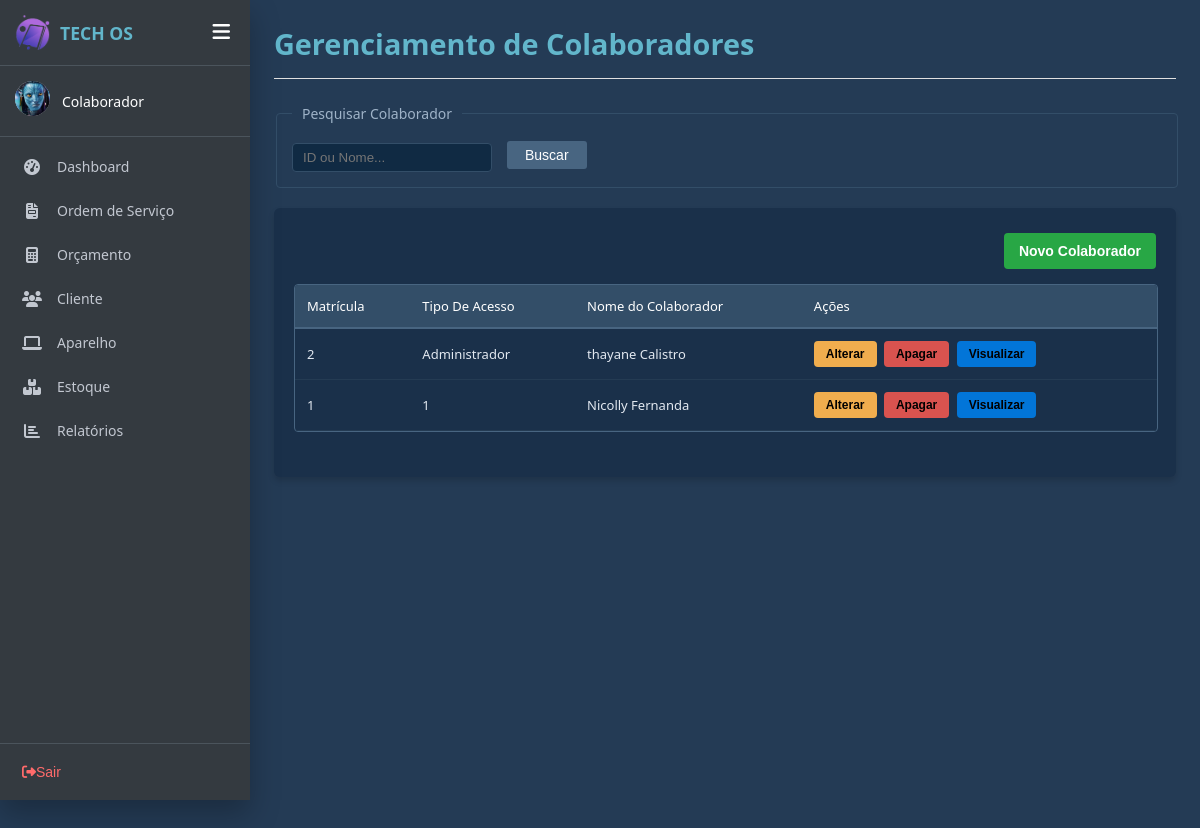
Page /funcionario.php on the earlier database version.
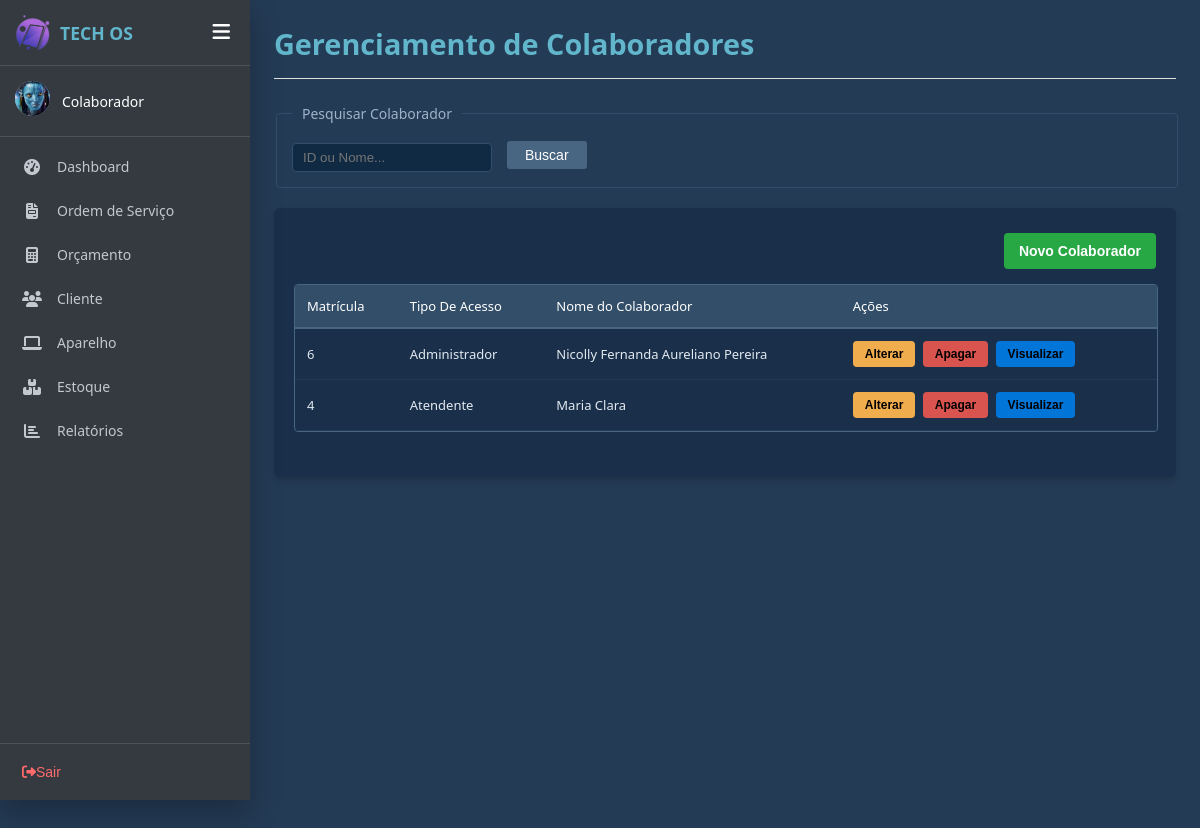
Same page on the later database version.
### tables this page shows
CREATE TABLE `funcionario` (
  `idFuncionario` int(11) NOT NULL COMMENT 'Chave primária de identificação do funcionário',
  `tipoFuncionario` varchar(50) DEFAULT NULL COMMENT 'Cargo, nível de acesso ou perfil do funcionário',
  `nomeFuncionario` varchar(150) NOT NULL COMMENT 'Nome completo do funcionário',
  `cpfFuncionario` varchar(20) DEFAULT NULL COMMENT 'CPF do funcionário',
  `telefoneFuncionario` int(20) NOT NULL,
  `emailFuncionario` varchar(150) DEFAULT NULL COMMENT 'E-mail para contato e comunicação interna',
  `cepFuncionario` int(11) NOT NULL,
  `enderecoFuncionario` varchar(255) DEFAULT NULL COMMENT 'Endereço residencial completo do funcionário',
  `numeroFuncionario` int(11) NOT NULL,
  `complementoFuncionario` varchar(50) NOT NULL,
  `bairroFuncionario` varchar(30) NOT NULL,
  `cidadeFuncionario` varchar(30) NOT NULL,
  `estadoFuncionario` varchar(30) NOT NULL,
  `login` varchar(100) DEFAULT NULL COMMENT 'Nome do usuário utilizado para autentificação no sistema',
  `senha` varchar(255) DEFAULT NULL COMMENT 'Senha de acesso criptografada do funcionário para login no sistema',
  `fotoFuncionario` varchar(225) DEFAULT NULL COMMENT 'Foto do funcionário'
);

### php/funcoes.php (called while the page is built, shortened)
<?php
include_once('funcaoAparelho.php');
include_once('funcaoFuncionario.php');
function foto($id = null) {
    $caminhoPadrao = "img/usuarios/padrao.png";
    return $caminhoPadrao;
}
function nomeFuncionario($id = null) {
    return $_SESSION['nomeFuncionario'] ?? "Colaborador";
}
?>

### php/funcaoFuncionario.php (the view, shortened to what this page needs)
<?php
    function listaFuncionarios($termoBusca = ""){
        $html = "";
    include("includes/conexao.php");
    $sql = "SELECT idFuncionario, tipoFuncionario, nomeFuncionario, cpfFuncionario, emailFuncionario, telefoneFuncionario, cepFuncionario, enderecoFuncionario, numeroFuncionario, complementoFuncionario, bairroFuncionario, cidadeFuncionario, estadoFuncionario, login, senha from funcionario";
    $sql .= " ORDER BY idFuncionario DESC";
    $result = mysqli_query($conn,$sql);
    if(mysqli_num_rows($result) > 0){
        foreach($result as $coluna){
        $html .= "<tr>
                          <td>".$coluna['idFuncionario']."</td>
                          <td>".$coluna['tipoFuncionario']."</td>
                          <td>".$coluna['nomeFuncionario']."</td>
                          <td>
                            <button class='btn-alterar-tabela btn-alterar' title='Alterar'
                            data-id='".$coluna['idFuncionario']."'
                            data-tipo='".htmlspecialchars($coluna['tipoFuncionario'], ENT_QUOTES)."'
                            data-nome='".htmlspecialchars($coluna['nomeFuncionario'], ENT_QUOTES)."'
                            data-cpf='".htmlspecialchars($coluna['cpfFuncionario'], ENT_QUOTES)."'
                            data-email='".htmlspecialchars($coluna['emailFuncionario'], ENT_QUOTES)."'
                            data-telefone='".htmlspecialchars($coluna['telefoneFuncionario'], ENT_QUOTES)."'
                            data-cep='".htmlspecialchars($coluna['cepFuncionario'], ENT_QUOTES)."'
                            data-endereco='".htmlspecialchars($coluna['enderecoFuncionario'], ENT_QUOTES)."'
                            data-numero='".htmlspecialchars($coluna['numeroFuncionario'], ENT_QUOTES)."'
                            data-complemento='".htmlspecialchars($coluna['complementoFuncionario'], ENT_QUOTES)."'
                            data-bairro='".htmlspecialchars($coluna['bairroFuncionario'], ENT_QUOTES)."'
                            data-cidade='".htmlspecialchars($coluna['cidadeFuncionario'], ENT_QUOTES)."'
                            data-estado='".htmlspecialchars($coluna['estadoFuncionario'], ENT_QUOTES)."'
                            data-login='".htmlspecialchars($coluna['login'], ENT_QUOTES)."'
                            data-senha='".htmlspecialchars($coluna['senha'], ENT_QUOTES)."'
                            >
                            Alterar
                            </button>
                            <button class='btn-apagar-tabela btn-apagar' title='Apagar'
                            data-id='".$coluna['idFuncionario']."'
                            >
                            Apagar
                            </button>
                            <button class='btn-visualizar-tabela btn-visualizar' title='Visualizar'
                            data-id='".$coluna['idFuncionario']."'
                            data-tipo='".htmlspecialchars($coluna['tipoFuncionario'], ENT_QUOTES)."'
                            data-nome='".htmlspecialchars($coluna['nomeFuncionario'], ENT_QUOTES)."'
                            data-cpf='".htmlspecialchars($coluna['cpfFuncionario'], ENT_QUOTES)."'
                            data-email='".htmlspecialchars($coluna['emailFuncionario'], ENT_QUOTES)."'
                            data-telefone='".htmlspecialchars($coluna['telefoneFuncionario'], ENT_QUOTES)."'
                            data-cep='".htmlspecialchars($coluna['cepFuncionario'], ENT_QUOTES)."'
                            data-endereco='".htmlspecialchars($coluna['enderecoFuncionario'], ENT_QUOTES)."'
                            data-numero='".htmlspecialchars($coluna['numeroFuncionario'], ENT_QUOTES)."'
                            data-complemento='".htmlspecialchars($coluna['complementoFuncionario'], ENT_QUOTES)."'
                            data-bairro='".htmlspecialchars($coluna['bairroFuncionario'], ENT_QUOTES)."'
                            data-cidade='".htmlspecialchars($coluna['cidadeFuncionario'], ENT_QUOTES)."'
                            data-estado='".htmlspecialchars($coluna['estadoFuncionario'], ENT_QUOTES)."'
                            data-login='".htmlspecialchars($coluna['login'], ENT_QUOTES)."'
                            data-senha='".htmlspecialchars($coluna['senha'], ENT_QUOTES)."'
                            >Visualizar</button>
                            </td>
                     </tr>";
        }
    }
        return $html;
    }
    ?>

### funcionario.php (shortened to what this page needs)
<?php
include("php/funcoes.php");
$currentPage ='funcionario';
$busca = isset($_GET['busca']) ? $_GET['busca'] : '';
?>
<!DOCTYPE html>
<html lang="pt-br">
<head>
    <link rel="stylesheet" href="css/os.css">
    <link rel="stylesheet" href="css/style_cadastros.css">
</head>
<body>
<?php include('sidebar.php'); ?>
<div class="page-content">
<div class="os-header">
        <div>
            <h2>Gerenciamento de Colaboradores</h2>
        </div>
      </div>
       <fieldset class="search-fieldset">
            <legend>Pesquisar Colaborador</legend>
            <div class="search-box">
                <input type="text" id="pesquisar" name="pesquisar" placeholder="ID ou Nome..." value="<?php echo htmlspecialchars($busca); ?>">
                <button type="button" class="btn btn-blue" id="btnBuscar">Buscar</button>
            </div>
        </fieldset>
      <div class="section-card">
       <div class="action-header">
       <input type="submit" class="btn btn-sucesso" value="Novo Colaborador" id="botaoAbrir" >
       </div>
      <div class="table-container">
            <table  class="os-table">
                <thead>
                  <tr>
                    <th>Matrícula</th>
                    <th>Tipo De Acesso</th>
                    <th>Nome do Colaborador</th>
                    <th>Ações</th>
                  </tr>
                </thead>
                <tbody>
                  <?php
                  $busca = isset($_GET['busca']) ? $_GET['busca'] : '';
                  echo listaFuncionarios($busca);
                  ?>
                </tbody>
            </table>
      </div>
      </div>
</div>
</body>
</html>

### sidebar.php (shortened to what this page needs)
<?php
$idLogado = $_SESSION['idFuncionario'] ?? null;
?>
<link rel= "stylesheet" href="css/sidebar.css">
<link rel="stylesheet" href="https://cdnjs.cloudflare.com/ajax/libs/font-awesome/6.4.0/css/all.min.css">
<div class="sidebar" id="mySidebar">
    <div class="sidebar-header">
        <div class="sidebar-brand">
            <div class="brand-icon">
                <img src="img/techOs.png" alt="Logo TechOS">
            </div>
            <span>TECH OS</span>
        </div>
        <button class="btn-toggle-menu" onclick="toggleSidebar()">
            <i class="fas fa-bars"></i>
        </button>
    </div>
    <div class="sidebar-user">
    <div class="image">
        <img src="<?= foto($idLogado); ?>" alt="Avatar" class="user-avatar">
    </div>
    <div class="info">
        <a href="#" class="d-block"><?= nomeFuncionario($idLogado); ?></a>
    </div>
</div>
    <ul class="sidebar-menu">
        <li class="menu-item <?= ($currentPage == 'dashboard') ? 'active' : ''; ?>">
            <a href="dashboard.php"><i class="fas fa-tachometer-alt"></i> <span>Dashboard</span></a>
        </li>
        <li class="menu-item <?= ($currentPage == 'os') ? 'active' : ''; ?>">
            <a href="os.php"><i class="fas fa-file-invoice"></i> <span>Ordem de Serviço</span></a>
        </li>
        <li class="menu-item <?= ($currentPage == 'orcamento') ? 'active' : ''; ?>">
            <a href="orcamentos.php"><i class="fas fa-calculator"></i> <span>Orçamento</span></a>
        </li>
        <li class="menu-item <?= ($currentPage == 'cliente') ? 'active' : ''; ?>">
            <a href="cliente.php"><i class="fas fa-users"></i> <span>Cliente</span></a>
        </li>
        <li class="menu-item <?= ($currentPage == 'aparelho') ? 'active' : ''; ?>">
            <a href="cadastroAparelho.php"><i class="fas fa-laptop"></i> <span>Aparelho</span></a>
        </li>
        <li class="menu-item <?= ($currentPage == 'estoque') ? 'active' : ''; ?>">
            <a href="estoque.php"><i class="fas fa-boxes"></i> <span>Estoque</span></a>
        </li>
        <li class="menu-item <?= ($currentPage == 'relatorios') ? 'active' : ''; ?>">
            <a href="relatorio.php"><i class="fas fa-chart-bar"></i> <span>Relatórios</span></a>
        </li>
    </ul>
    <div class="sidebar-footer">
        <button class="btn-logout" onclick="window.location.href='index.php'">
            <i class="fas fa-sign-out-alt"></i> <span>Sair</span>
        </button>
    </div>
</div>

### css/os.css (style rules this page uses)
.page-content { display: flex; flex-direction: column; width: 100%; padding: 24px; min-height: 100vh; overflow-x: hidden; background-color: #243b55; color: #ffffff; font-family: 'Segoe UI', Tahoma, Geneva, Verdana, sans-serif; }
.os-header { display: flex; justify-content: space-between; align-items: center; border-bottom: 1px solid #e0e0e0; padding-bottom: 10px; margin-bottom: 25px; }
.os-header h2 { font-size: 1.8rem; color: #62b6cb; margin: 0 0 5px 0; }
.search-fieldset { border: 1px solid #334e68; border-radius: 4px; padding: 15px; margin-bottom: 20px; width: 100%; box-sizing: border-box; }
.search-fieldset legend { padding: 0 10px; font-size: 14px; color: #9fb3c8; }
.search-box { display: flex; align-items: center; gap: 15px; }
.search-box input[type="text"] { background-color: #102a43; border: 1px solid #334e68; color: white; padding: 6px 10px; border-radius: 4px; width: 200px; outline: none; }
.btn { padding: 6px 18px; border: none; border-radius: 3px; cursor: pointer; font-size: 14px; transition: background 0.2s; }
.btn-blue { background-color: #486581; color: white; }
.btn-sucesso { background-color: #28a745; color: white; border: none; padding: 10px 15px; border-radius: 4px; cursor: pointer; font-weight: bold; }
.section-card { background-color: #1a304a; border-radius: 6px; padding: 20px; box-shadow: 0 4px 6px rgba(0, 0, 0, 0.15); }
.table-container { border: 1px solid #486581 !important; border-radius: 4px; background-color: #1a304a; overflow-x: auto; margin-bottom: 25px; width: 100%; flex-grow: 1; }
.os-table { width: 100%; border-collapse: collapse; text-align: left; font-size: 13px; }
.os-table th { background-color: #334e68; color: #ffffff; padding: 12px; font-weight: 500; border-bottom: 2px solid #486581; }
.os-table td { padding: 12px; border-bottom: 1px solid #243b53; color: #e2e8f0; }

### css/style_cadastros.css (style rules this page uses)
.action-header { display: flex; justify-content: flex-end; margin-bottom: 15px; width: 100%; }
.btn-alterar, .btn-apagar, .btn-visualizar { border: none; border-radius: 4px; cursor: pointer; padding: 6px 12px; font-size: 12px; font-weight: 600; margin-right: 4px; transition: all 0.2s ease-in-out; display: inline-block; font-weight: bold; color:black; }
.btn-alterar { background-color: #f0ad4e; color:black; }
.btn-apagar { background-color: #d9534f; color: black; }
.btn-visualizar { background-color: #0275d8; color: black; }
input { padding: 10px; margin-top: 5px; border: 1px solid #ccc; border-radius: 4px; box-sizing: border-box; }

Differences in the rows shown:
removed funcionario: idFuncionario "2", tipoFuncionario "Administrador", nomeFuncionario "thayane Calistro"
removed funcionario: idFuncionario "1", tipoFuncionario "1", nomeFuncionario "Nicolly Fernanda"
added funcionario: idFuncionario "6", tipoFuncionario "Administrador", nomeFuncionario "Nicolly Fernanda Aureliano Pereira"
added funcionario: idFuncionario "4", tipoFuncionario "Atendente", nomeFuncionario "Maria Clara"
